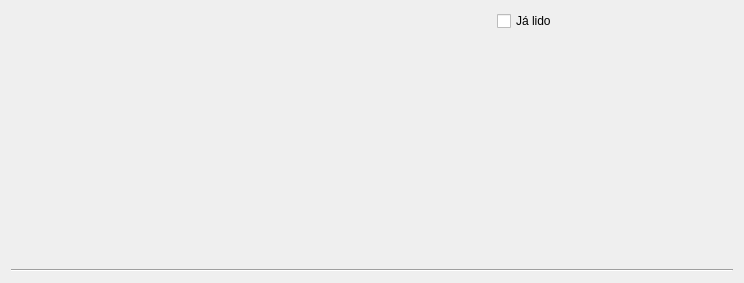
<?xml version="1.0" encoding="UTF-8"?>
<ui version="4.0">
 <class>Form</class>
 <widget class="QWidget" name="Form">
  <property name="geometry">
   <rect>
    <x>0</x>
    <y>0</y>
    <width>744</width>
    <height>283</height>
   </rect>
  </property>
  <property name="windowTitle">
   <string>Form</string>
  </property>
  <layout class="QGridLayout" name="gridLayout">
   <item row="2" column="0" colspan="2">
    <widget class="QLabel" name="titleLb">
     <property name="sizePolicy">
      <sizepolicy hsizetype="Preferred" vsizetype="Fixed">
       <horstretch>0</horstretch>
       <verstretch>0</verstretch>
      </sizepolicy>
     </property>
     <property name="text">
      <string/>
     </property>
    </widget>
   </item>
   <item row="7" column="1" colspan="2">
    <spacer name="horizontalSpacer">
     <property name="orientation">
      <enum>Qt::Horizontal</enum>
     </property>
     <property name="sizeHint" stdset="0">
      <size>
       <width>479</width>
       <height>20</height>
      </size>
     </property>
    </spacer>
   </item>
   <item row="8" column="0" colspan="3">
    <widget class="Line" name="line">
     <property name="orientation">
      <enum>Qt::Horizontal</enum>
     </property>
    </widget>
   </item>
   <item row="4" column="0" colspan="2">
    <widget class="QLabel" name="dateLb">
     <property name="sizePolicy">
      <sizepolicy hsizetype="Preferred" vsizetype="Fixed">
       <horstretch>0</horstretch>
       <verstretch>0</verstretch>
      </sizepolicy>
     </property>
     <property name="text">
      <string/>
     </property>
    </widget>
   </item>
   <item row="5" column="0" rowspan="2" colspan="2">
    <widget class="QLabel" name="textLb">
     <property name="text">
      <string>&lt;html&gt;&lt;head/&gt;&lt;body&gt;&lt;p&gt;&lt;br/&gt;&lt;/p&gt;&lt;/body&gt;&lt;/html&gt;</string>
     </property>
     <property name="alignment">
      <set>Qt::AlignLeading|Qt::AlignLeft|Qt::AlignTop</set>
     </property>
     <property name="wordWrap">
      <bool>true</bool>
     </property>
    </widget>
   </item>
   <item row="7" column="0">
    <widget class="QLabel" name="linkLb">
     <property name="sizePolicy">
      <sizepolicy hsizetype="Preferred" vsizetype="Fixed">
       <horstretch>0</horstretch>
       <verstretch>0</verstretch>
      </sizepolicy>
     </property>
     <property name="text">
      <string/>
     </property>
    </widget>
   </item>
   <item row="4" column="2" rowspan="2">
    <widget class="QLabel" name="imgLb">
     <property name="text">
      <string/>
     </property>
    </widget>
   </item>
   <item row="2" column="2">
    <widget class="QCheckBox" name="alreadyReadCkb">
     <property name="text">
      <string>Já lido</string>
     </property>
    </widget>
   </item>
  </layout>
 </widget>
 <resources/>
 <connections/>
</ui>
